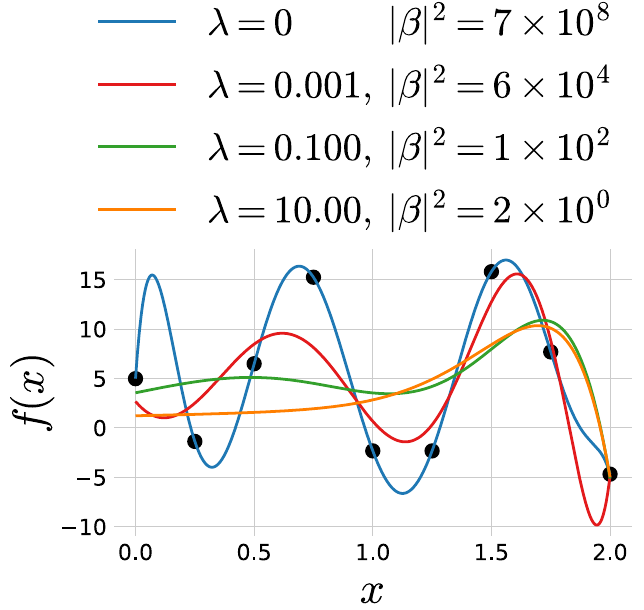

The script that saved this image:
import numpy as np 
import matplotlib.pyplot as plt
import matplotlib as mpl

plt.style.use("/Volumes/hep/QuarksVsGluons/matplotlibrc")  # bmh
# mpl.rcParams['mathtext.fontset'] = 'cm'

save_plots = True

def arrowed_spines(fig, ax):

    xmin, xmax = ax.get_xlim() 
    ymin, ymax = ax.get_ylim()

    # removing the default axis on all sides:
    for side in ['bottom','right','top','left']:
        ax.spines[side].set_visible(False)

    # removing the axis ticks
    plt.xticks([]) # labels 
    plt.yticks([])
    ax.xaxis.set_ticks_position('none') # tick markers
    ax.yaxis.set_ticks_position('none')

    # get width and height of axes object to compute 
    # matching arrowhead length and width
    dps = fig.dpi_scale_trans.inverted()
    bbox = ax.get_window_extent().transformed(dps)
    width, height = bbox.width, bbox.height

    # manual arrowhead width and length
    hw = 1./20.*(ymax-ymin) 
    hl = 1./20.*(xmax-xmin)
    lw = 1. # axis line width
    ohg = 0.3 # arrow overhang

    # compute matching arrowhead length and width
    yhw = hw/(ymax-ymin)*(xmax-xmin)* height/width 
    yhl = hl/(xmax-xmin)*(ymax-ymin)* width/height

    # draw x and y axis
    ax.arrow(xmin, 0, xmax-xmin, 0., fc='k', ec='k', lw = lw, 
             head_width=hw, head_length=hl, overhang = ohg, 
             length_includes_head= True, clip_on = False) 

    ax.arrow(0, ymin, 0., ymax-ymin, fc='k', ec='k', lw = lw, 
             head_width=yhw, head_length=yhl, overhang = ohg, 
             length_includes_head= True, clip_on = False)


from sklearn.datasets import make_regression
from sklearn.linear_model import Ridge
from iminuit import Minuit
from iminuit import minimize

np.random.seed(42)
# np.random.seed(34)

delta_x = 0

N = 9
x = np.linspace(delta_x, 2+delta_x, N)
xx = np.linspace(0, 2+2*delta_x, 1000)
y = np.random.normal(0, 10, N) #+ 30*(x-1)**2


z = np.polyfit(x, y, N)
f = np.poly1d(z)


fig, ax = plt.subplots(figsize=(6, 4))

ax.plot(x, y, 'ko')
# ax.plot(xx, f(xx), '-', lw=2)

lamb = 0

L = 2

for lamb in [0, 0.001, 0.1, 10]:

    # lamb = 0.0

    def least_squares_np(par):  # par is a numpy array here 
        fx = np.polyval(par, x) 

        reg = lamb*(par**2).sum() if L==2 else lamb*np.abs(par).sum()

        return np.sum((y - fx) ** 2) + reg

    m = Minuit.from_array_func(least_squares_np, z, errordef=1, pedantic=False)
    m.migrad()

    # print(m.values)
    # print(m.errors)

    z_fit = m.np_values()
    f_fit = np.poly1d(z_fit)
    y_fit = f_fit(xx)
    # print("")
    beta_sum = (z_fit**2).sum()
    # print()
    fit_val = least_squares_np(z_fit)
    
    if False:
        print("\n\n")
        print(lamb)
        print(fit_val)
        print(z)


    s2 = int(np.log10(beta_sum))
    s1 = int(np.round(beta_sum / 10**s2))
    
    # s = fr"$\lambda = {lamb:.3f}    $" + "\t" + fr"$|\beta|^2 = {s1} \times 10^{s2}$"
    s_lamb = fr"${lamb:.3f}$" if lamb < 10 else fr"${lamb:.2f}$"
    s = fr"$\lambda = $"+s_lamb+fr"$, \: |\beta|^2 = {s1} \times 10^{s2}$"

    ax.plot(xx, y_fit, '-', lw=2, label=s) #r'$\lambda = $'+f'{lamb:.4f}')

ax.set(xlabel=r'$x$', ylabel=r'$f(x)$', 
    #    ylim=(-20, 50),
       )
ax.legend()

box = ax.get_position()

ax.set_position([box.x0, 
        box.y0 + box.height * 0.1, 
        box.width, 
        box.height * 0.9])

# Put a legend below current axis
ax.legend(loc='lower center', bbox_to_anchor=(0.45, 1.01),
        fancybox=False, shadow=False, ncol=1, frameon=False,
        fontsize=20)


# fig


# arrowed_spines(fig, ax)

# fig.tight_layout()

if save_plots:
    s = f'ridge.pdf' if L==2 else 'lasso.pdf'
    fig.savefig(s, dpi=600, bbox_inches='tight', pad_inches=0.1)